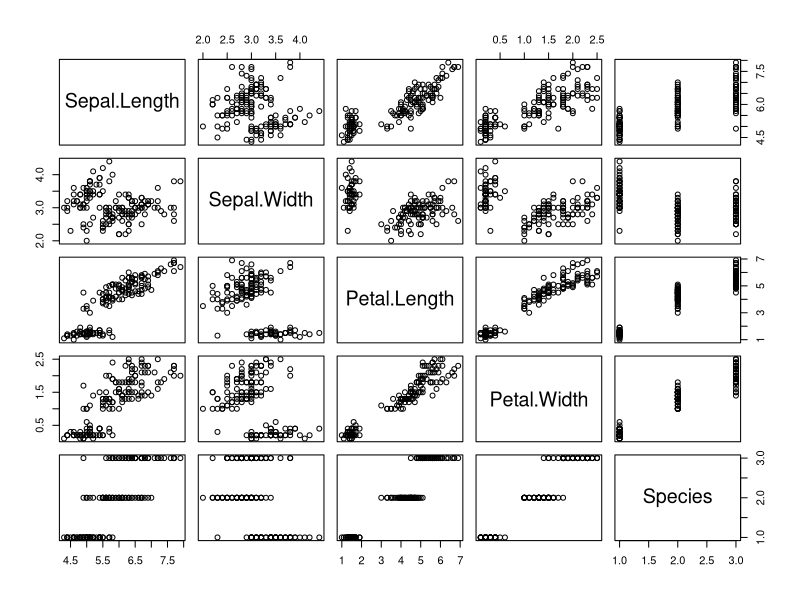
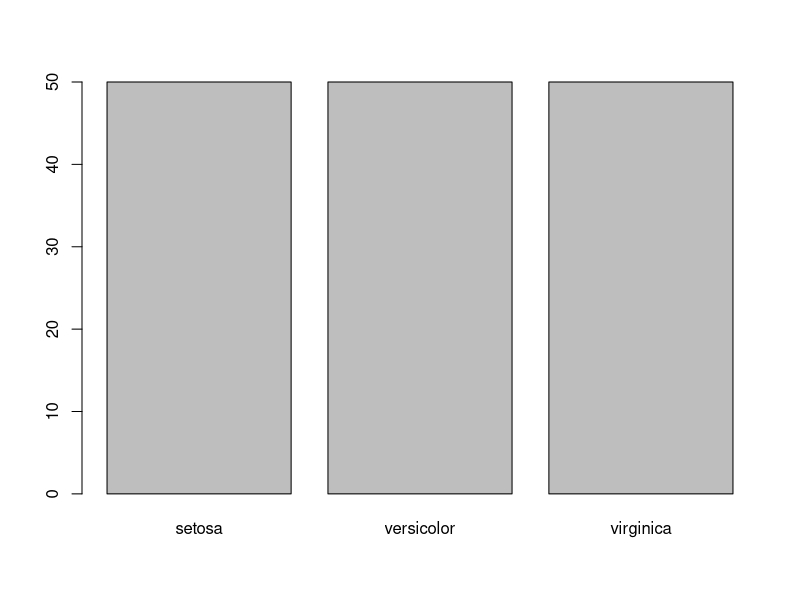

Recreate these plots in R, in order.
## ---- chunk 1

summary(iris)

## ---- chunk 2
plot(iris)
## ---- chunk 3
plot(iris$Species)
